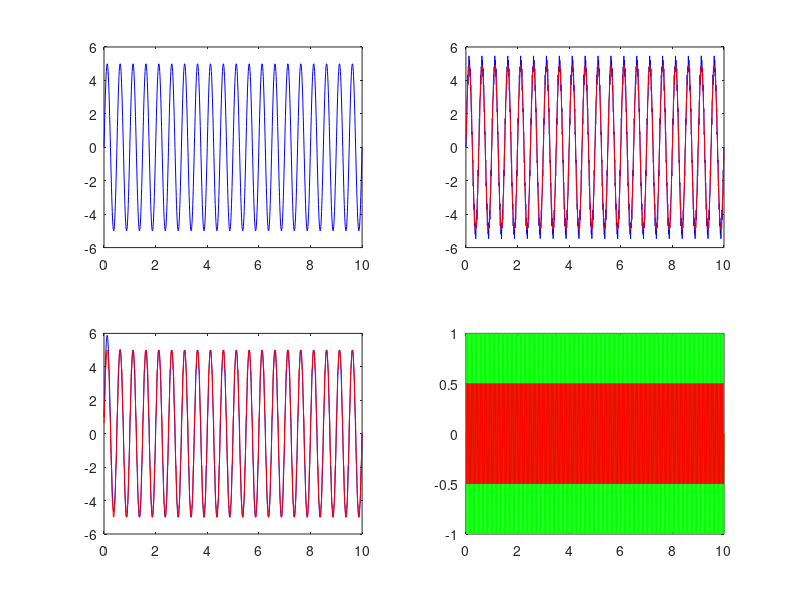

The MATLAB source for this figure:
%% Filtracja uśredniająca na sygnale 2022_corr_01.txt
% w oknach o rozmiarze: 3, 5, 9 próbek oraz 1%, 2%, i 5% szerokości sygnału 
close all; clear; clc;

a= load('Data/2022_corr_01.txt');
N=size(a);
Fs=100;
t=(0:N-1)/Fs;
x=a';

p=0.01;
%Nf=9;
Nf=(length(t)-1)*p + (mod(((length(t)-1)*p), 2)==0)

LP=ones(1,Nf)/Nf;

xx=conv(x,LP, 'same');

plot(t,x,'r', t,xx,'g');

%% Usrdniajaca maska Gaussa o zadanej dlugosci i odchyleniu. 
%Zbadanie wpływu obu tych parametrow na jakosc sygnalu.
close all;clear; clc;


a=load('Data/2022_corr_01.txt');
N=size(a);
Fs=100;
t=(0:N-1)/Fs;
x=a';

sr=1; odch=0.02;
t2=0:1/Fs:2;
LP=exp((-(t2-sr).^2)./(2*odch^2))/6;



xx=conv(x,LP,'same');

plot(t,x,'g', t,xx,'r');

%% Sygnal harmoniczny f(t) (A1 = 5, f1 = 2Hz) dla czasu T ∈ 〈0, 10〉s, FS = 100Hz. 
% Dodanie do sygnalu
%(a) sygnal harmoniczny (A2 = 0.5, f2 = 60Hz)
%(b) szum gaussowski o sredniej μ= 0 i odchyleniu σ=0.25.
%(c) szum impulsowy (amp = 2, P rob. = 5%);
%Dokonanie odszumienia sygnalu f(t)
close all; clear; clc;

Fs=100;
t=0:1/Fs:10;

x=5*sin(2*pi*t*2);

a=0.5*sin(2*pi*t*60);
b=exp(-(t-0).^2/(2*0.25*0.25));

c=2*mod(t,0.05)==0;

x1 = x+a;
x2 = x+b;
x3 = x+c;

%filtry
N2=5; N4=5;
LP2=ones(1,N2)/N2;
LP4=ones(1,N4)/N4;

%filtracja
xx2=conv(x1,LP2, 'same');
xx3=medfilt1(x3);
xx4=conv(x3,LP4, 'same');


%odfiltrowane sygnaly
subplot(221), plot(t,x,'b');
subplot(222), plot(t,x1,'b', t,xx2,'r');
subplot(223), plot(t,x2,'b', t,xx3,'r');
subplot(224), plot(t,x3,'b', t,xx4,'r');


%% Sygnal harmoniczny (amp. = 1, f = 20 Hz) w czasie t ∈ 〈0, 10〉 i Fs = 80Hz. 
% Przefiltrowanie sygnalu jednorodna filtracja usredniajaca w oknie 2, 4 i 8 probek
close all; clear; clc;


Fs=80;
t=0:1/Fs:10;

x=1*sin(2*pi*t*20);

N=2;
LP=ones(1,N)/N;

xx=conv(x,LP, 'same');

plot(t,x,'g', t,xx,'r');